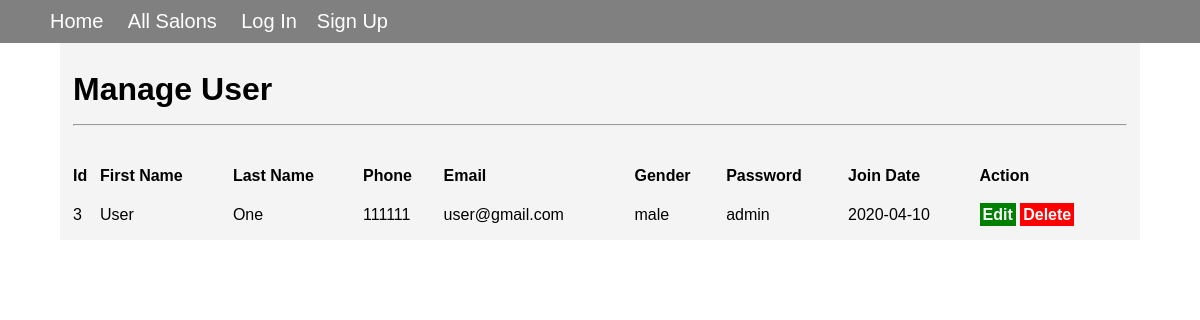
The app's page /admin/user_manage.php with its own data.
### tables this page shows
CREATE TABLE `tbl_user` (
  `user_id` int(11) NOT NULL,
  `first_name` varchar(100) NOT NULL,
  `last_name` varchar(100) NOT NULL,
  `phone` varchar(15) NOT NULL,
  `email` varchar(100) NOT NULL,
  `profile_image` varchar(255) NOT NULL,
  `gender` varchar(6) NOT NULL,
  `password` varchar(100) NOT NULL,
  `role` varchar(20) NOT NULL DEFAULT 'user',
  `join_date` date NOT NULL
);

### admin/user_manage.php (the view, shortened to what this page needs)
<!DOCTYPE html>
<html>
<head>
    <link rel="stylesheet" href="../include_files/mystyle.css">
</head>
<body>
    <?php include_once "../navigation.php"; ?>
        <table border="0">
            <tr>
                <td colspan="20"><h1>Manage User</h1><hr><br></td>
            </tr>
            <tr>
                <td><strong>Id</strong></td>
                <td><strong>First Name</strong></td>
                <td><strong>Last Name</strong></td>
                <td><strong>Phone</strong></td>
                <td><strong>Email</strong></td>
                <td><strong>Gender</strong></td>
                <td><strong>Password</strong></td>
                <td><strong>Join Date</strong></td>
                <td><strong>Action</strong></td>
            </tr>
            <?php
                require_once '../database_connection.php';
                $sql = "SELECT * FROM tbl_user WHERE role = 'user'";
                $result = $conn->query($sql);
                if ($result->rowCount() > 0) {
                    while ($row = $result->fetch(PDO::FETCH_ASSOC)) {
                        echo "<tr>";
                        echo "<td>".$row['user_id']."</td>";
                        echo "<td>".$row['first_name']."</td>";
                        echo "<td>".$row['last_name']."</td>";
                        echo "<td>".$row['phone']."</td>";
                        echo "<td>".$row['email']."</td>";
                        echo "<td>".$row['gender']."</td>";
                        echo "<td>".$row['password']."</td>";
                        echo "<td>".$row['join_date']."</td>";
                        echo "<td>
                                <a class='edit' href='user_edit.php?id=".$row['user_id']."'>Edit</a>
                                <a class='delete' href='user_delete.php?id=".$row['user_id']."'>Delete</a>
                            </td>";
                        echo "</tr>";
                    }
                } else {
                    echo '<tr>';
                        echo '<td><h2>No User Found</h2></td>';
                    echo '</tr>';
            }
            ?>
        </table>
</body>
</html>

### include_files/mystyle.css (style rules this page uses)
body { font-family: sans-serif; margin: 0; }
* { box-sizing: border-box; }

### admin/user_manage.php (style rules this page uses)
table { padding: 10px; background-color: #d3d3d340; width: 90%; margin: 0 auto; line-height: 25px; }
.edit { background-color: green; color: white; font-weight: bold; padding: 3px; text-decoration: none; }
.delete { background-color: red; color: white; font-weight: bold; padding: 3px; text-decoration: none; }

### records on screen
tbl_user: user_id "3", first_name "User", last_name "One", phone "111111", email "user@gmail.com", gender "male", password "admin", join_date "2020-04-10"
